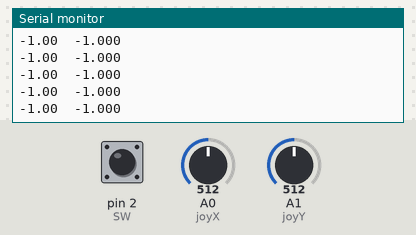
Bench run of a sketch on a simulated Arduino Uno, built with avr-gcc and run on an emulated ATmega328P. Parts: the last lines printed to the serial monitor. The test bench sets the inputs (shaded band); at power-on: A0 (joyX) = 512, A1 (joyY) = 512, pin 2 (SW) HIGH.

Above: at 1.2 s.
1.3 s: A0 (joyX) set to 716
At 1.34 s:
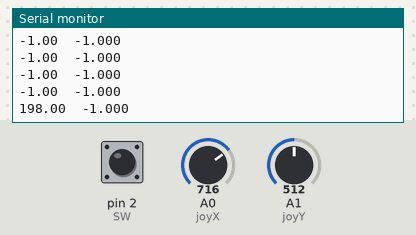
2.8 s: A1 (joyY) set to 716
At 2.83 s:
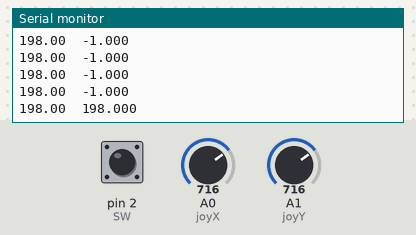
4.3 s: pin 2 (SW) pulled LOW for 0.15 s
At 4.32 s:
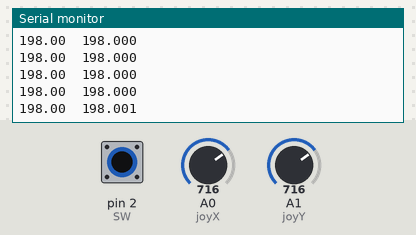
5.9 s: A0 (joyX) set to 900
At 5.91 s:
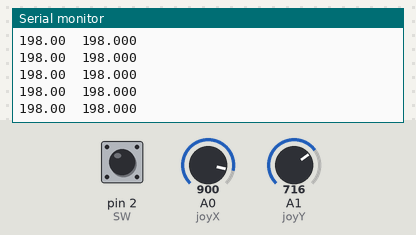
7.4 s: pin 2 (SW) pulled LOW for 1 s
At 7.45 s:
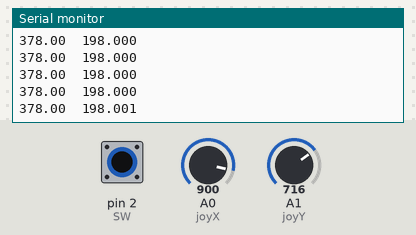
9.9 s: A1 (joyY) set to 511
At 9.91 s:
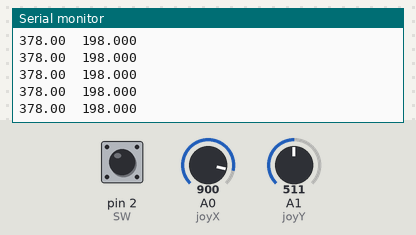
Timing chart, 0 to 12.9 s (numbered marks = the images above; inputs shaded):
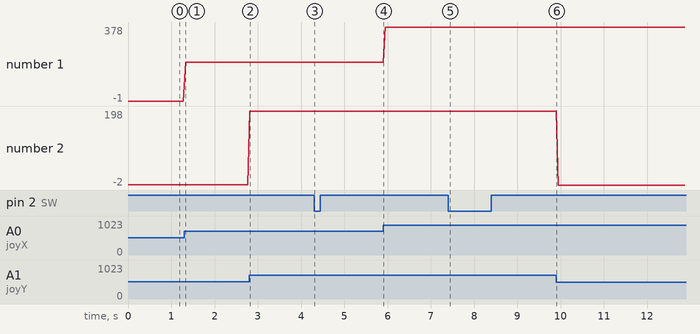

The sketch:

Controller_Project.ino
```cpp
#define SW 2
#define joyX A0
#define joyY A1

float xValue, yValue;
void setup() {
  // put your setup code here, to run once:
  Serial.begin(19200);
  pinMode(SW, INPUT_PULLUP);
  pinMode(joyX, INPUT);
  pinMode(joyY, INPUT);
}

void loop() {
  // put your main code here, to run repeatedly:
  xValue = analogRead(joyX);
  yValue = analogRead(joyY);

  xValue = map(xValue, 1, 1024, -500, 500);
  yValue = map(yValue, 1, 1024, -500, 500);

  //print the values with to plot or view
  Serial.print(xValue);
  Serial.print("\t");
  Serial.print(yValue);
  Serial.println(!digitalRead(SW));
  delay(50);
}
```

Measured:
- after the input at 1.3 s, the serial monitor: prints a new line at once (image 1)
- after the input at 2.8 s, the serial monitor: prints a new line at once (image 2)
- after the input at 4.3 s, the serial monitor: prints a new line at once (image 3)
- after the input at 7.4 s, the serial monitor: prints a new line at once (image 5)
- plotted number 1: -1 → 198 after the input at 1.3 s, 198 → 378 after the input at 5.9 s
- plotted number 2: 198 → -2 after the input at 9.9 s
